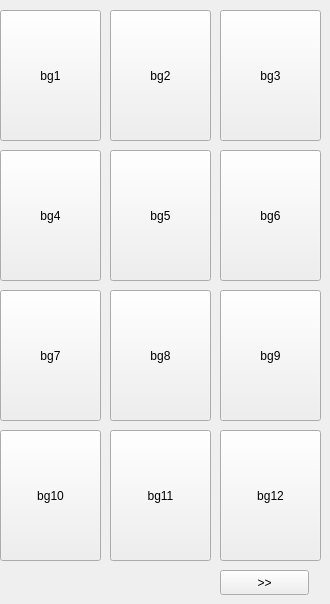
       <widget class="QWidget" name="page_16">
        <widget class="QPushButton" name="btn_bg12">
         <property name="geometry">
          <rect>
           <x>220</x>
           <y>430</y>
           <width>101</width>
           <height>131</height>
          </rect>
         </property>
         <property name="text">
          <string>bg12</string>
         </property>
        </widget>
        <widget class="QPushButton" name="btn_bg2">
         <property name="geometry">
          <rect>
           <x>110</x>
           <y>10</y>
           <width>101</width>
           <height>131</height>
          </rect>
         </property>
         <property name="text">
          <string>bg2</string>
         </property>
        </widget>
        <widget class="QPushButton" name="btn_bg7">
         <property name="geometry">
          <rect>
           <x>0</x>
           <y>290</y>
           <width>101</width>
           <height>131</height>
          </rect>
         </property>
         <property name="text">
          <string>bg7</string>
         </property>
        </widget>
        <widget class="QPushButton" name="btn_bg9">
         <property name="geometry">
          <rect>
           <x>220</x>
           <y>290</y>
           <width>101</width>
           <height>131</height>
          </rect>
         </property>
         <property name="text">
          <string>bg9</string>
         </property>
        </widget>
        <widget class="QPushButton" name="btn_bg10">
         <property name="geometry">
          <rect>
           <x>0</x>
           <y>430</y>
           <width>101</width>
           <height>131</height>
          </rect>
         </property>
         <property name="text">
          <string>bg10</string>
         </property>
        </widget>
        <widget class="QPushButton" name="btn_bg4">
         <property name="geometry">
          <rect>
           <x>0</x>
           <y>150</y>
           <width>101</width>
           <height>131</height>
          </rect>
         </property>
         <property name="text">
          <string>bg4</string>
         </property>
        </widget>
        <widget class="QPushButton" name="btn_bg11">
         <property name="geometry">
          <rect>
           <x>110</x>
           <y>430</y>
           <width>101</width>
           <height>131</height>
          </rect>
         </property>
         <property name="text">
          <string>bg11</string>
         </property>
        </widget>
        <widget class="QPushButton" name="btn_bg8">
         <property name="geometry">
          <rect>
           <x>110</x>
           <y>290</y>
           <width>101</width>
           <height>131</height>
          </rect>
         </property>
         <property name="text">
          <string>bg8</string>
         </property>
        </widget>
        <widget class="QPushButton" name="btn_bg6">
         <property name="geometry">
          <rect>
           <x>220</x>
           <y>150</y>
           <width>101</width>
           <height>131</height>
          </rect>
         </property>
         <property name="text">
          <string>bg6</string>
         </property>
        </widget>
        <widget class="QPushButton" name="btn_oribg1">
         <property name="geometry">
          <rect>
           <x>0</x>
           <y>10</y>
           <width>101</width>
           <height>131</height>
          </rect>
         </property>
         <property name="text">
          <string>bg1</string>
         </property>
        </widget>
        <widget class="QPushButton" name="btn_bg3">
         <property name="geometry">
          <rect>
           <x>220</x>
           <y>10</y>
           <width>101</width>
           <height>131</height>
          </rect>
         </property>
         <property name="text">
          <string>bg3</string>
         </property>
        </widget>
        <widget class="QPushButton" name="btn_bg5">
         <property name="geometry">
          <rect>
           <x>110</x>
           <y>150</y>
           <width>101</width>
           <height>131</height>
          </rect>
         </property>
         <property name="text">
          <string>bg5</string>
         </property>
        </widget>
        <widget class="QPushButton" name="btn_burger2">
         <property name="geometry">
          <rect>
           <x>220</x>
           <y>570</y>
           <width>89</width>
           <height>25</height>
          </rect>
         </property>
         <property name="text">
          <string>&gt;&gt;</string>
         </property>
        </widget>
       </widget>
